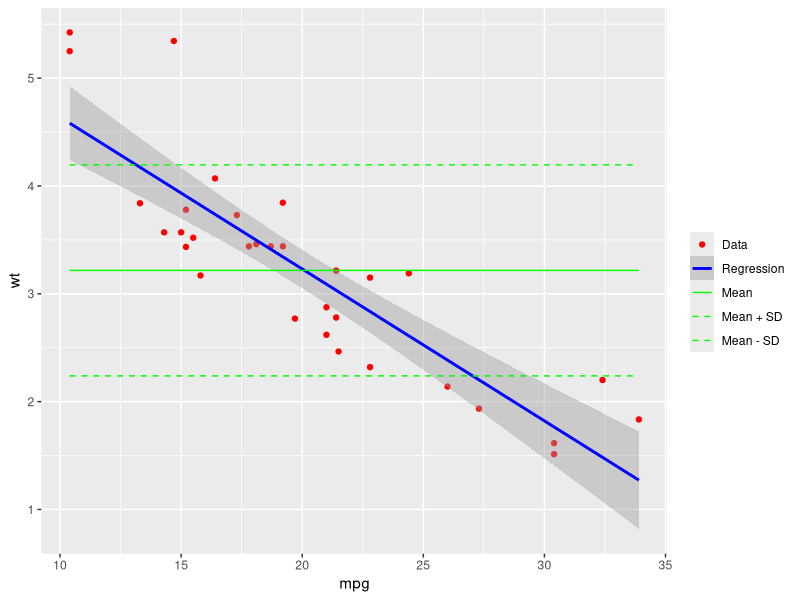

Here is the R script that generated this plot:
# example from Stack Overflow
# lines, labels, legends
# http://stackoverflow.com/questions/24123073/ggplot-missing-labels-in-legend
library('ggplot2')
n <- ncol(mtcars)
mtcars[,n+1] <- mean(mtcars$wt)
mtcars[,n+2] <- mean(mtcars$wt) + sd(mtcars$wt)
mtcars[,n+3] <- mean(mtcars$wt) - sd(mtcars$wt)
p <- qplot(mpg,wt,data = mtcars, colour="1")
p <- p + geom_smooth(method='lm',aes(x=mpg,y=wt,colour="2"),formula=y~x)
p <- p + geom_line(aes(x=mpg,y=mtcars[,n+1],colour="3"))
p <- p + geom_line(aes(x=mpg,y=mtcars[,n+2],colour="4"),linetype="dashed")
p <- p + geom_line(aes(x=mpg,y=mtcars[,n+3],colour="5"),linetype="dashed")
p <- p + labs(colour="")    
p <- p + scale_colour_manual(values = c("red","blue",  "green","green","green"),labels=c("Data","Regression","Mean","Mean + SD","Mean - SD"))
p <- p + guides(colour = guide_legend())
print(p)
